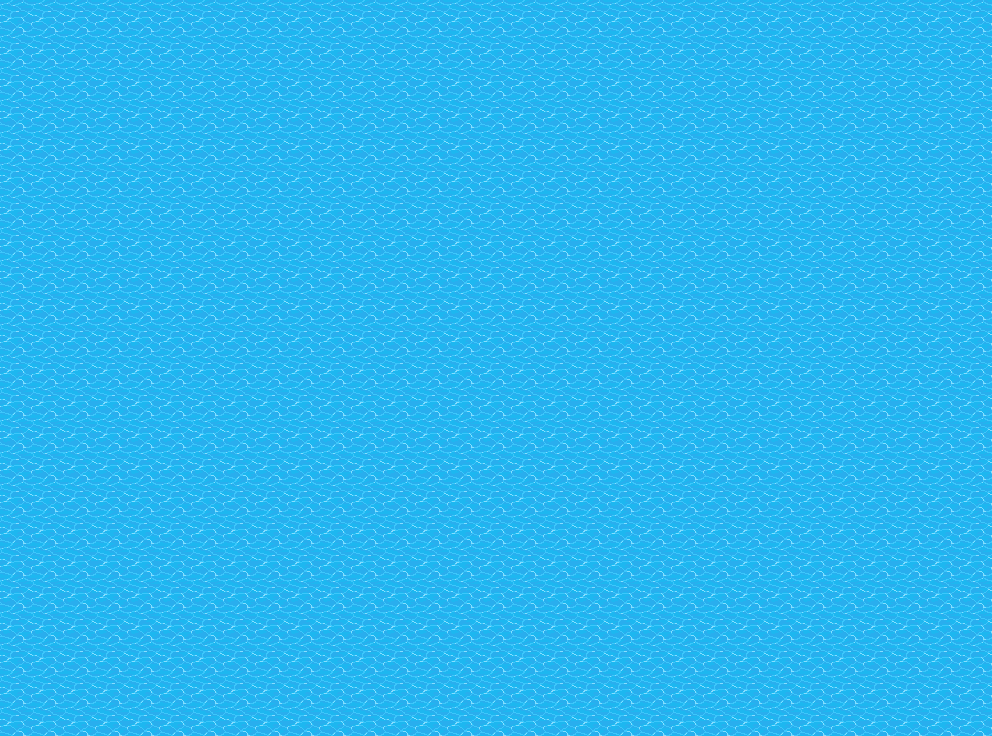

Below is a game level as drawn by its tile map, then a one-line description and the .tmx file that defines it, in full:
An orthogonal 31x23 tile map with 32x32 px tiles, 1 tile layer (Background).

<map version="1.10" tiledversion="1.11.2" orientation="orthogonal" renderorder="right-down" width="31" height="23" tilewidth="32" tileheight="32" infinite="0" nextlayerid="2" nextobjectid="1">
 <tileset firstgid="1" source="../../../../AssetStore/Epic RPG Collection/EPIC RPG World Pack - Grass Land V. 1.6/TiledMap Editor/tilesets/Animated water tiles.tsx" />
 <layer id="1" name="Background" width="31" height="23">
  <data encoding="csv">
2,2,2,2,2,2,2,2,2,2,2,2,2,2,2,2,2,2,2,2,2,2,2,2,2,2,2,2,2,2,2,
2,2,2,2,2,2,2,2,2,2,2,2,2,2,2,2,2,2,2,2,2,2,2,2,2,2,2,2,2,2,2,
2,2,2,2,2,2,2,2,2,2,2,2,2,2,2,2,2,2,2,2,2,2,2,2,2,2,2,2,2,2,2,
2,2,2,2,2,2,2,2,2,2,2,2,2,2,2,2,2,2,2,2,2,2,2,2,2,2,2,2,2,2,2,
2,2,2,2,2,2,2,2,2,2,2,2,2,2,2,2,2,2,2,2,2,2,2,2,2,2,2,2,2,2,2,
2,2,2,2,2,2,2,2,2,2,2,2,2,2,2,2,2,2,2,2,2,2,2,2,2,2,2,2,2,2,2,
2,2,2,2,2,2,2,2,2,2,2,2,2,2,2,2,2,2,2,2,2,2,2,2,2,2,2,2,2,2,2,
2,2,2,2,2,2,2,2,2,2,2,2,2,2,2,2,2,2,2,2,2,2,2,2,2,2,2,2,2,2,2,
2,2,2,2,2,2,2,2,2,2,2,2,2,2,2,2,2,2,2,2,2,2,2,2,2,2,2,2,2,2,2,
2,2,2,2,2,2,2,2,2,2,2,2,2,2,2,2,2,2,2,2,2,2,2,2,2,2,2,2,2,2,2,
2,2,2,2,2,2,2,2,2,2,2,2,2,2,2,2,2,2,2,2,2,2,2,2,2,2,2,2,2,2,2,
2,2,2,2,2,2,2,2,2,2,2,2,2,2,2,2,2,2,2,2,2,2,2,2,2,2,2,2,2,2,2,
2,2,2,2,2,2,2,2,2,2,2,2,2,2,2,2,2,2,2,2,2,2,2,2,2,2,2,2,2,2,2,
2,2,2,2,2,2,2,2,2,2,2,2,2,2,2,2,2,2,2,2,2,2,2,2,2,2,2,2,2,2,2,
2,2,2,2,2,2,2,2,2,2,2,2,2,2,2,2,2,2,2,2,2,2,2,2,2,2,2,2,2,2,2,
2,2,2,2,2,2,2,2,2,2,2,2,2,2,2,2,2,2,2,2,2,2,2,2,2,2,2,2,2,2,2,
2,2,2,2,2,2,2,2,2,2,2,2,2,2,2,2,2,2,2,2,2,2,2,2,2,2,2,2,2,2,2,
2,2,2,2,2,2,2,2,2,2,2,2,2,2,2,2,2,2,2,2,2,2,2,2,2,2,2,2,2,2,2,
2,2,2,2,2,2,2,2,2,2,2,2,2,2,2,2,2,2,2,2,2,2,2,2,2,2,2,2,2,2,2,
2,2,2,2,2,2,2,2,2,2,2,2,2,2,2,2,2,2,2,2,2,2,2,2,2,2,2,2,2,2,2,
2,2,2,2,2,2,2,2,2,2,2,2,2,2,2,2,2,2,2,2,2,2,2,2,2,2,2,2,2,2,2,
2,2,2,2,2,2,2,2,2,2,2,2,2,2,2,2,2,2,2,2,2,2,2,2,2,2,2,2,2,2,2,
2,2,2,2,2,2,2,2,2,2,2,2,2,2,2,2,2,2,2,2,2,2,2,2,2,2,2,2,2,2,2
</data>
 </layer>
</map>
